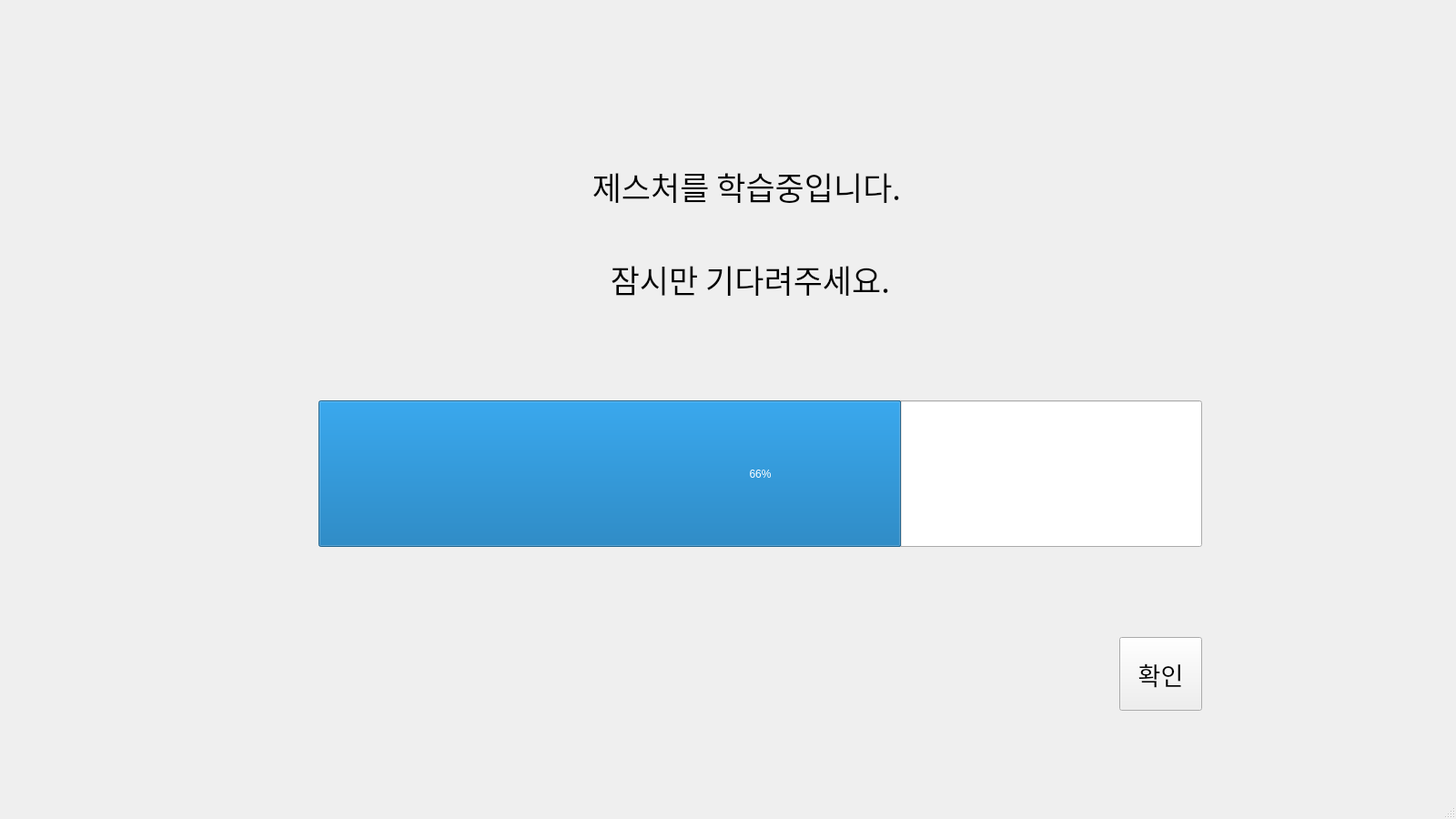
<?xml version="1.0" encoding="UTF-8"?>
<ui version="4.0">
 <class>progress</class>
 <widget class="QMainWindow" name="progress">
  <property name="geometry">
   <rect>
    <x>0</x>
    <y>0</y>
    <width>1600</width>
    <height>900</height>
   </rect>
  </property>
  <property name="windowTitle">
   <string>Gesture_recognition</string>
  </property>
  <property name="animated">
   <bool>false</bool>
  </property>
  <widget class="QWidget" name="centralwidget">
   <widget class="QLabel" name="label">
    <property name="geometry">
     <rect>
      <x>610</x>
      <y>120</y>
      <width>421</width>
      <height>271</height>
     </rect>
    </property>
    <property name="font">
     <font>
      <family>맑은 고딕</family>
      <pointsize>26</pointsize>
     </font>
    </property>
    <property name="text">
     <string>제스처를 학습중입니다.

 잠시만 기다려주세요.</string>
    </property>
    <property name="alignment">
     <set>Qt::AlignCenter</set>
    </property>
   </widget>
   <widget class="QProgressBar" name="progressBar">
    <property name="geometry">
     <rect>
      <x>350</x>
      <y>440</y>
      <width>971</width>
      <height>161</height>
     </rect>
    </property>
    <property name="value">
     <number>66</number>
    </property>
    <property name="alignment">
     <set>Qt::AlignLeading|Qt::AlignLeft|Qt::AlignVCenter</set>
    </property>
    <property name="textVisible">
     <bool>true</bool>
    </property>
    <property name="orientation">
     <enum>Qt::Horizontal</enum>
    </property>
    <property name="invertedAppearance">
     <bool>false</bool>
    </property>
    <property name="textDirection">
     <enum>QProgressBar::TopToBottom</enum>
    </property>
   </widget>
   <widget class="QPushButton" name="okayButton">
    <property name="geometry">
     <rect>
      <x>1230</x>
      <y>700</y>
      <width>91</width>
      <height>81</height>
     </rect>
    </property>
    <property name="font">
     <font>
      <family>맑은 고딕</family>
      <pointsize>20</pointsize>
     </font>
    </property>
    <property name="text">
     <string>확인</string>
    </property>
    <property name="checkable">
     <bool>true</bool>
    </property>
   </widget>
  </widget>
  <widget class="QMenuBar" name="menubar">
   <property name="geometry">
    <rect>
     <x>0</x>
     <y>0</y>
     <width>1600</width>
     <height>21</height>
    </rect>
   </property>
  </widget>
  <widget class="QStatusBar" name="statusbar"/>
 </widget>
 <resources/>
 <connections/>
</ui>
